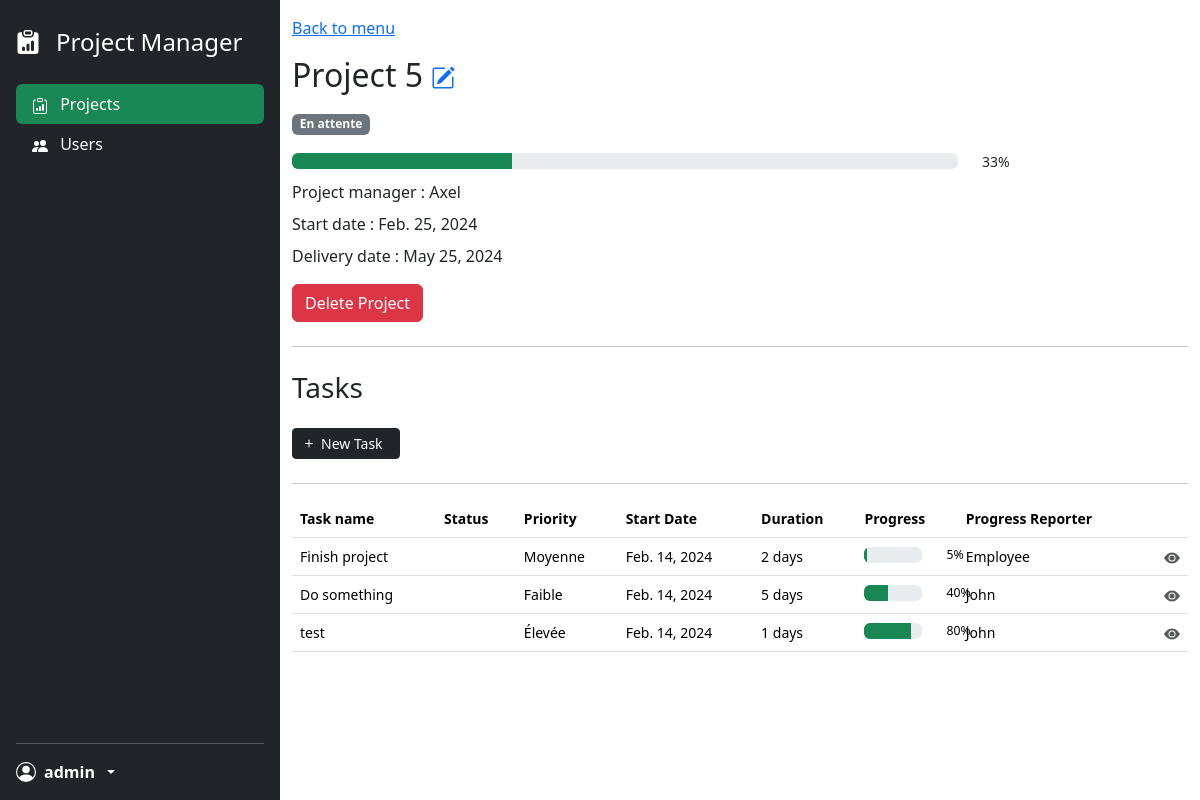
The app's page /projects/8/ (signed in), older data.
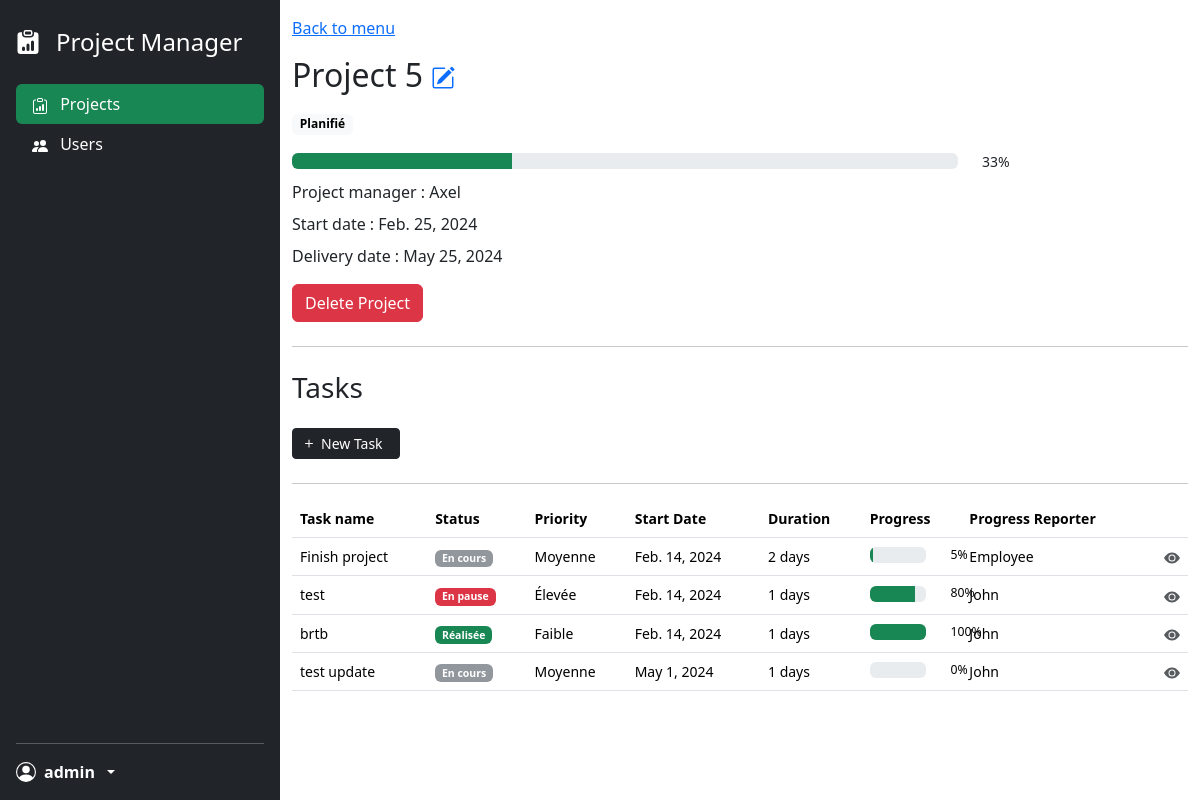
The same page, newer data.
### project_app/models.py (models this page shows, shortened)
class Project(models.Model):
    STATUS_CHOICES = (
        ('paused', 'En pause'),
        ('planned', 'Planifié'),
        ('pending', 'En cours'),
        ('delivered', 'Livré'),
    )
    project_name = models.CharField(max_length=100)
    start_date = models.DateField(default=timezone.now)
    delivery_date = models.DateField()
    status = models.CharField(max_length=20, choices=STATUS_CHOICES, default='planned') # status par défault sur "planifié" à la création
    progress_percentage = models.IntegerField(default=0)
    project_manager = models.ForeignKey(User, on_delete=models.CASCADE, related_name='projects_managed')

class User(models.Model):
    ROLE_CHOICES = (
        ('manager', 'Manager'),
        ('employee', 'Employee'),
    )
    username = models.CharField(max_length=100)
    email = models.EmailField(unique=True)
    user_role = models.CharField(max_length=20, choices=ROLE_CHOICES)
    password = models.CharField(max_length=255, default='123')
    def __str__(self):
        return self.username

class Task(models.Model):
    STATUS_CHOICES = (
        ('paused', 'En pause'),
        ('planned', 'Planifié'),
        ('ongoing', 'En cours'),
        ('completed', 'Réalisée'),
        ('validated', 'Validée'),
    )
    PRIORITY_CHOICES = (
        ('low', 'Faible'),
        ('medium', 'Moyenne'),
        ('high', 'Élevée'),
    )
    task_name = models.CharField(max_length=100)
    description = models.TextField()
    priority = models.CharField(max_length=20, choices=PRIORITY_CHOICES)
    start_date = models.DateField()
    duration = models.IntegerField()
    status = models.CharField(max_length=20, choices=STATUS_CHOICES)
    completion_percentage = models.IntegerField(default=0)
    project = models.ForeignKey('Project', on_delete=models.CASCADE)
    assigned_to = models.ManyToManyField(User, related_name='assigned_tasks')
    progress_reporter = models.ForeignKey(User, on_delete=models.CASCADE, related_name='progress_reports')
    parent_task = models.ForeignKey('self', on_delete=models.CASCADE, null=True, blank=True, related_name='sub_tasks')

### project_app/decorators.py (the view)
    def wrapped_view(request, *args, **kwargs):
        if request.user.is_authenticated:
            return view_func(request, *args, **kwargs)
        else:
            return redirect('connexion')

### project_app/context_processors.py (called while the page is built)
def logged_in_username(request):
    username = None
    if request.user.is_authenticated:
        username = request.user.username
    return {'logged_in_username': username}

### project_app/views.py (called while the page is built)
@login_required
def project_details(request, project_id):
    project = get_object_or_404(Project, pk=project_id)
    tasks = project.task_set.all().order_by('parent_task_id')  # Ensure tasks are ordered by parent task
    grouped_tasks = {}
    for parent_task, task_group in groupby(tasks, key=lambda x: x.parent_task):
        if parent_task is not None:
            grouped_tasks[parent_task] = list(task_group)
        else:
            grouped_tasks["None"] = list(task_group)
    return render(request, 'project/project_details.html', {'project': project, 'grouped_tasks': grouped_tasks})

### templates/project/project_details.html (shortened to what this page needs)
{% load static %}
<!DOCTYPE html>
<html lang="en">
<head>
    <link href="{% static 'css/style.css' %}" rel="stylesheet">
    <link href="{% static 'css/bootstrap.min.css' %}" rel="stylesheet">
</head>
<body>
<div class="container-fluid">
    <div class="row flex-sm-nowrap">
        {% include 'navigation.html' %}
        <div class="col py-3">
            <a href="/">Back to menu</a>
            <h2 class="my-3">
                {{ project.project_name }}
                <span>
                    <a href="{% url 'edit_project' project.id %}">
                    </a>
                </span>
            </h2>
            <div class="mb-3">
                {% if project.status == 'pending' %}
                <span class="badge text-bg-secondary">En attente</span>
                {% elif project.status == 'delivered' %}
                <span class="badge text-bg-success">Livré</span>
                {% elif project.status == 'planned' %}
                <span class="badge text-bg-light">Planifié</span>
                {% elif project.status == 'paused' %}
                <span class="badge text-bg-danger">En pause</span>
                {% endif %}
            </div>
            <div class="row align-items-center">
                <div class="col">
                    <div class="progress" role="progressbar" aria-valuenow="{{ project.progress_percentage }}" aria-valuemin="0" aria-valuemax="100">
                        <div class="progress-bar bg-success" style="width: {{ project.progress_percentage }}%"></div>
                    </div>
                </div>
                <small class="col-3">{{ project.progress_percentage }}%</small>
            </div>
            <p class="my-2">Project manager : {{ project.project_manager }}</p>
            <p class="my-2">Start date : {{ project.start_date }}</p>
            <p class="my-2">Delivery date : {{ project.delivery_date }}</p>
            <form id="deleteProjectForm" method="post" action="{% url 'delete_project' project.id %}">
                <button class="btn btn-danger my-2" type="button" id="deleteProjectButton">Delete Project</button>
            </form>
            <hr>
            <h3 class="mt-4">Tasks</h3>
            <div class="my-4">
                <a class="btn btn-dark btn-sm d-inline-flex" type="button"
                   href="{% url 'add_task_to_project' project.id %}">
                    <svg class="me-1" xmlns="http://www.w3.org/2000/svg" width="16" fill="currentColor"
                         viewBox="0 0 16 16">
                        <path d="M8 4a.5.5 0 0 1 .5.5v3h3a.5.5 0 0 1 0 1h-3v3a.5.5 0 0 1-1 0v-3h-3a.5.5 0 0 1 0-1h3v-3A.5.5 0 0 1 8 4"></path>
                    </svg>
                    <span class="me-2">New Task</span>
                </a>
            </div>
            <hr>
            {% for parent_task, tasks in grouped_tasks.items %}
                <div class="table-responsive small">
                    <table class="table table-hover">
                        <thead>
                        <tr>
                            <th>Task name</th>
                            <th>Status</th>
                            <th>Priority</th>
                            <th>Start Date</th>
                            <th>Duration</th>
                            <th>Progress</th>
                            <th>Progress Reporter</th>
                            <th></th>
                        </tr>
                        </thead>
                        <tbody>
                        {% for task in tasks %}
                            <tr>
                                <td>{{ task.task_name }}</td>
                                <td>
                                    {% if task.status == 'paused' %}
                                        <span class="badge text-bg-danger">En pause</span>
                                    {% elif task.status == 'planned' %}
                                        <span class="badge text-bg-light">Planifié</span>
                                    {% elif task.status == 'ongoing' %}
                                        <span class="badge text-bg-secondary bg-opacity-75">En cours</span>
                                    {% elif task.status == 'completed' %}
                                        <span class="badge text-bg-success">Réalisée</span>
                                    {% elif task.status == 'validated' %}
                                        <span class="badge text-bg-success bg-opacity-75">Validée</span>
                                    {% endif %}
                                </td>
                                <td>
                                    {% if task.priority == 'low' %}
                                        Faible
                                    {% elif task.priority == 'medium' %}
                                        Moyenne
                                    {% elif task.priority == 'high' %}
                                        Élevée
                                    {% endif %}
                                </td>
                                <td>{{ task.start_date }}</td>
                                <td>{{ task.duration }} days</td>
                                <td>
                                    <div class="row align-items-center">
                                        <div class="col">
                                            <div class="progress" role="progressbar"
                                                 aria-valuenow="{{ task.completion_percentage }}" aria-valuemin="0"
                                                 aria-valuemax="100">
                                                <div class="progress-bar bg-success"
                                                     style="width: {{ task.completion_percentage }}%"></div>
                                            </div>
                                        </div>
                                        <small class="col-3">{{ task.completion_percentage }}%</small>
                                    </div>
                                </td>
                                <td>{{ task.progress_reporter.username }}</td>
                                <td class="text-end">
                                    <a href="{% url 'task_details' task.id %}" class="link-dark opacity-75">
                                        <svg xmlns="http://www.w3.org/2000/svg" width="16" height="16"
                                             fill="currentColor" class="bi bi-info-circle" viewBox="0 0 16 16">
                                            <title>{{ task.task_name }} details</title>
                                            <path d="M10.5 8a2.5 2.5 0 1 1-5 0 2.5 2.5 0 0 1 5 0"></path>
                                            <path d="M0 8s3-5.5 8-5.5S16 8 16 8s-3 5.5-8 5.5S0 8 0 8m8 3.5a3.5 3.5 0 1 0 0-7 3.5 3.5 0 0 0 0 7"></path>
                                        </svg>
                                    </a>
                                </td>
                            </tr>
                        {% endfor %}
                        </tbody>
                    </table>
                </div>
            {% endfor %}
        </div>
    </div>
</div>
</body>
</html>

### templates/navigation.html (shortened to what this page needs)
<div class="d-flex flex-column flex-shrink-0 p-3 text-bg-dark min-vh-100" style="width: 280px;">
    <a href="{% url 'home' %}" class="navbar-brand d-flex gap-3 mb-4 mt-2">
        <span class="fs-4">Project Manager</span>
    </a>
    <ul class="nav nav-pills flex-column mb-auto">
    <li class="nav-item">
        <a href="{% url 'home' %}" class="nav-link text-white {% if request.path|slice:":9" == '/projects' or request.path|slice:":6" == '/task/' or request.path == '/' %}current{% endif %}">
            Projects
        </a>
    </li>
    <li>
        <a href="{% url 'home_user' %}" class="nav-link text-white {% if request.path|slice:":6" == '/users' %}current{% endif %}">
            Users
        </a>
    </li>
</ul>
    <hr>
    <div class="dropdown">
        <a href="#" class="d-flex align-items-center gap-2 text-white text-decoration-none dropdown-toggle"
           data-bs-toggle="dropdown" aria-expanded="false">
            <svg xmlns="http://www.w3.org/2000/svg" width="1.25rem" fill="currentColor" viewBox="0 0 16 16">
                <path d="M11 6a3 3 0 1 1-6 0 3 3 0 0 1 6 0"></path>
                <path fill-rule="evenodd"
                      d="M0 8a8 8 0 1 1 16 0A8 8 0 0 1 0 8m8-7a7 7 0 0 0-5.468 11.37C3.242 11.226 4.805 10 8 10s4.757 1.225 5.468 2.37A7 7 0 0 0 8 1"></path>
            </svg>
            <strong>{% block logged_in_username %}{{ logged_in_username }}{% endblock %}</strong>
        </a>
    </div>
</div>

### project_app/static/css/style.css (style rules this page uses)
.current { background-color: #198754 !important; }

Row changes from the older to the newer data that the page shows:
removed Task: task_name "Do something", priority "Faible", start_date "Feb. 14, 2024", duration "5", completion_percentage "40", progress_reporter.username "John"
changed Project "Project 5": status "pending" → "planned" (drawn)
changed Task "Finish project": now shows "En cours"
changed Task "test": now shows "En pause"
added Task: task_name "brtb", status "Réalisée", priority "Faible", start_date "Feb. 14, 2024", duration "1", completion_percentage "100", progress_reporter.username "John"
added Task: task_name "test update", status "En cours", priority "Moyenne", start_date "May 1, 2024", duration "1", completion_percentage "0", progress_reporter.username "John"
Text that changed along with them:
text no longer shown: "En attente"
text now shown: "Planifié"
